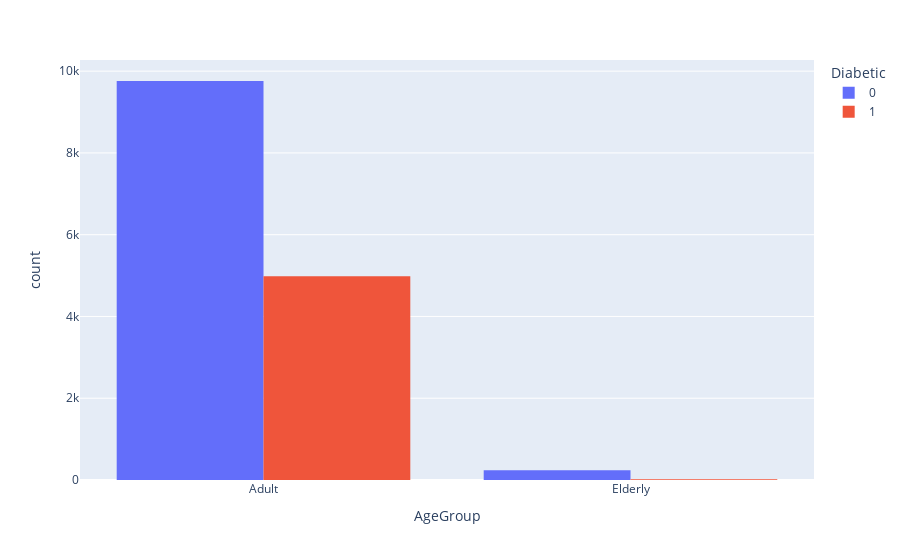

This figure's notebook cell:
### Code cell
#create agegroup column from the age column
def age_function(x):
    if x < 18:
        return "Child"
    elif x >=18 and x <= 65:
        return "Adult"
    else: 
        return "Elderly"
diabetes["AgeGroup"] = diabetes.Age.apply(age_function)

px.histogram(diabetes, "AgeGroup", color= "Diabetic", barmode= "group")

### Figure 1 — Plotly figure (JSON) as saved in the notebook; plotly's stock layout.template omitted (floating-point values rounded to 4 significant figures; data arrays with more than 128 entries replaced by an {"elided": "..."} marker saying what was removed)
{"data": [{"alignmentgroup": "True", "bingroup": "x", "hovertemplate": "Diabetic=0<br>AgeGroup=%{x}<br>count=%{y}<extra></extra>", "legendgroup": "0", "marker": {"color": "#636efa", "pattern": {"shape": ""}}, "name": "0", "offsetgroup": "0", "orientation": "v", "showlegend": true, "type": "histogram", "x": {"elided": "10000 str values"}, "xaxis": "x", "yaxis": "y"}, {"alignmentgroup": "True", "bingroup": "x", "hovertemplate": "Diabetic=1<br>AgeGroup=%{x}<br>count=%{y}<extra></extra>", "legendgroup": "1", "marker": {"color": "#EF553B", "pattern": {"shape": ""}}, "name": "1", "offsetgroup": "1", "orientation": "v", "showlegend": true, "type": "histogram", "x": {"elided": "5000 str values"}, "xaxis": "x", "yaxis": "y"}], "layout": {"barmode": "group", "legend": {"title": {"text": "Diabetic"}, "tracegroupgap": 0}, "margin": {"t": 60}, "xaxis": {"anchor": "y", "domain": [0, 1], "title": {"text": "AgeGroup"}}, "yaxis": {"anchor": "x", "domain": [0, 1], "title": {"text": "count"}}}}
